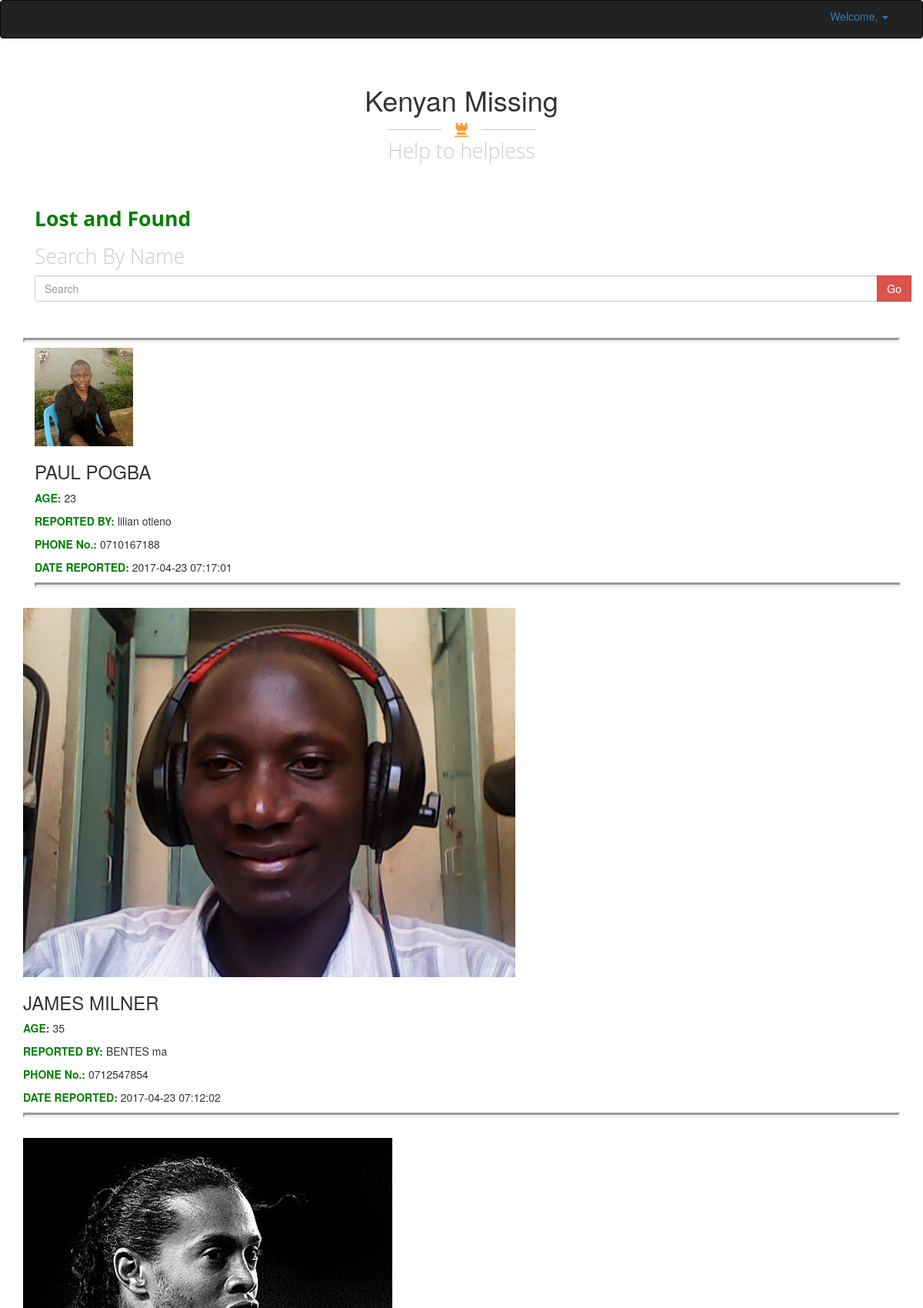
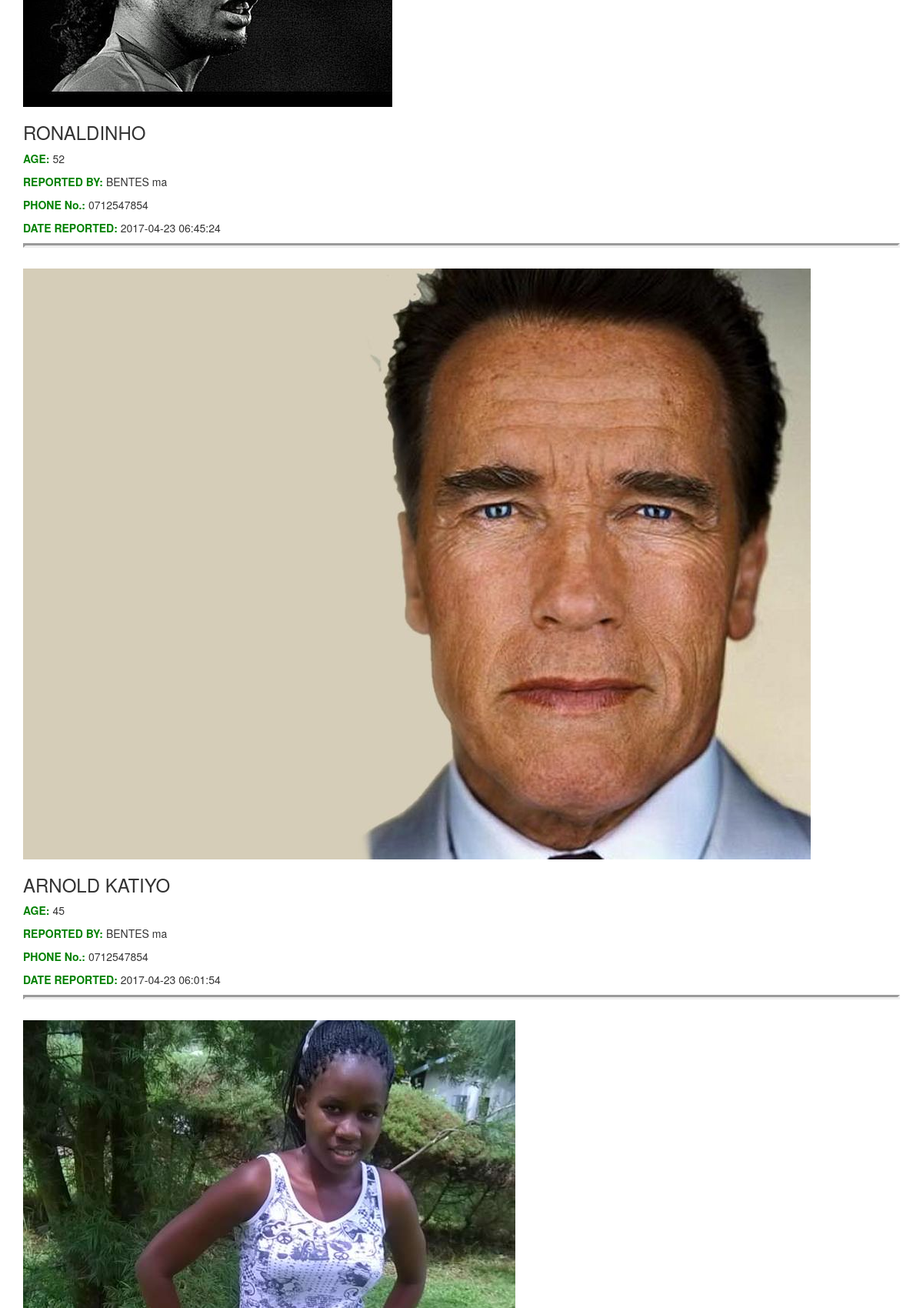
The app's page /searcher/displaylostandfound.php (upper part) with its own data (2 pictures, top to bottom).
### tables this page shows
CREATE TABLE IF NOT EXISTS `lostandfound` (
  `ID` int(11) NOT NULL,
  `Full_Name` varchar(32) NOT NULL,
  `Image` varchar(32) NOT NULL,
  `Age` int(11) NOT NULL,
  `Height` varchar(32) NOT NULL,
  `Weight` varchar(32) NOT NULL,
  `Gender` varchar(32) NOT NULL,
  `SkinColor` varchar(32) NOT NULL,
  `HairColor` varchar(32) NOT NULL,
  `EyeColor` varchar(32) NOT NULL,
  `Description` text NOT NULL,
  `Date_Reported` timestamp NOT NULL DEFAULT CURRENT_TIMESTAMP ON UPDATE CURRENT_TIMESTAMP,
  `County` varchar(32) NOT NULL,
  `SubCounty` varchar(32) NOT NULL,
  `Location` varchar(32) NOT NULL,
  `Village` varchar(32) NOT NULL,
  `Reporter_ID` int(11) NOT NULL
);

CREATE TABLE IF NOT EXISTS `searcher` (
  `Username` varchar(32) NOT NULL,
  `Password` varchar(32) NOT NULL,
  `ID_No` int(8) NOT NULL,
  `Phone_No` varchar(10) DEFAULT NULL,
  `Email` varchar(32) NOT NULL,
  `First_Name` varchar(32) DEFAULT NULL,
  `Middle_Name` varchar(32) DEFAULT NULL,
  `Last_Name` varchar(32) DEFAULT NULL,
  `Status` enum('1','0') NOT NULL DEFAULT '1'
);

CREATE TABLE IF NOT EXISTS `user` (
  `Username` varchar(32) NOT NULL,
  `Password` varchar(32) NOT NULL,
  `National_ID` int(11) NOT NULL,
  `First_Name` varchar(32) NOT NULL,
  `Middle_Name` varchar(32) NOT NULL,
  `Last_Name` varchar(32) NOT NULL,
  `Role` enum('Manager','Authorised_Party','','') NOT NULL,
  `Email` varchar(32) NOT NULL,
  `Phone_No` varchar(32) NOT NULL,
  `Status` enum('0','1') NOT NULL DEFAULT '1',
  `Organisation` varchar(32) NOT NULL,
  `Location` varchar(32) NOT NULL
);

### searcher/displaylostandfound.php (the view, shortened to what this page needs)
<?php
require_once('../../config/dbconfig.php');
?>
<!DOCTYPE html>
<html>
<head>
<link rel="stylesheet" type="text/css" href="../../bootstrap/css/bootstrap.min.css">
<link rel="stylesheet" type="text/css" href="../../bootstrap/css/style.css">
</head>
<body>
	<div class="navbar navbar-inverse nav">
    <div class="navbar-inner">
        <div class="container">
              <div class="pull-right">
                <ul class="nav pull-right">
                    <li class="dropdown"><a href="#" class="dropdown-toggle" data-toggle="dropdown">Welcome, <?php echo $_SESSION['Searcher'];?> <b class="caret"></b></a>
                    </li>
                </ul>
              </div>
            </div>
        </div>
    </div>
	<div class="container">
	<div class="row">
		<div class="page-header">
          <a href="searcherdashboard.php" style="text-decoration: none;color: rgb(51,51,51);"><h1>Kenyan Missing</h1></a>
          <span class="icon-bar">
            <i class="glyphicon glyphicon-tower" aria-hidden="true"></i>
          </span>
          <h2>Help to helpless</h2>
        </div>
	</div>
      <div class="container">
  <div class="row">
  <form method="POST" action="../../app/process-searchlostandfoundbysearcher.php">
  <div class="container">
  <h2 style="color: green;"><b>Lost and Found</b></h2>
    <h2>Search By Name</h2>
           <div id="custom-search-input">
                            <div class="input-group col-md-12">
                                <input type="text" class="  search-query form-control" placeholder="Search" required="required" name="txtfullname" id="txtfullname" />
                                <span class="input-group-btn">
                                    <input type="submit" name="btnsubmitsearch" class="btn btn-danger" value="Go">
                                </span>
                            </div>
                        </div>
                        </div>
                        </form>
  </div>
</div>
<br>
<br>
<hr>
	<?php
		$sql="SELECT * FROM lostandfound ORDER BY Date_Reported DESC";
		$query_run=mysqli_query($conn,$sql);
		while($row=mysqli_fetch_assoc($query_run)){
      $id=$row['ID'];
			$img=$row['Image'];
			$name=$row['Full_Name'];
			$age=$row['Age'];
			$datereported=$row['Date_Reported'];
      $reporter_id=$row['Reporter_ID'];
      $sqlAdminDetails="SELECT `First_Name`,`Last_Name`,`Mobile_No` from system_admin WHERE `National_ID`='".$reporter_id."'";
      $sql_run=mysqli_query($conn,$sqlAdminDetails);
      $numrows=mysqli_num_rows($sql_run);
      if($numrows==1){
        while ($rowadmin=mysqli_fetch_assoc($sql_run)) {
        $fname=$rowadmin['First_Name'];
        $lname=$rowadmin['Last_Name'];
        $mobo=$rowadmin['Mobile_No'];
      }
      }
      elseif ($numrows==0) {
        $sqlUserDetail="SELECT `First_Name`,`Last_Name`,`Phone_No` FROM user WHERE National_ID='".$reporter_id."'";
        $query_runuser=mysqli_query($conn,$sqlUserDetail);
        $numrowsuser=mysqli_num_rows($query_runuser);
        if ($numrowsuser==1) {
          while ($rowuser=mysqli_fetch_assoc($query_runuser)) {
            $fname=$rowuser['First_Name'];
            $lname=$rowuser['Last_Name'];
            $mobo=$rowuser['Phone_No'];
          }
        }
        elseif ($numrowsuser==0) {
          $sqlSearcherdetail="SELECT `First_Name`,`Last_Name`,`Phone_No` FROM searcher WHERE ID_No='".$reporter_id."'";
          $query_runsearcher=mysqli_query($conn,$sqlSearcherdetail);
          $numrowsearcher=mysqli_num_rows($query_runsearcher);
          if ($numrowsearcher==1) {
            while ($rowsearcher=mysqli_fetch_assoc($query_runsearcher)) {
              $fname=$rowsearcher['First_Name'];
              $lname=$rowsearcher['Last_Name'];
              $mobo=$rowsearcher['Phone_No'];
            }
          }
        }
      }
			if($img==""){
				?>
  <div class="carousel-inner" role="listbox">
    <div class="item active">
    <div class="container">
      <a href="lostandfounddetail.php?id=<?php echo $id?>"><img src="../../storage/img/default.jpg" alt="..." class="img-responsive" data-toggle="tooltip" data-placement="bottom" title="View full profile"></a>
      </div>
      <div class="container">
        <h3><?php echo $name;?></h3>
        <p><strong style="color: green;">AGE:</strong> <?php echo $age;?></p>
        <p><strong style="color: green;">REPORTED BY:</strong> <?php echo $fname." ".$lname;?></p>
        <p><strong style="color: green;">PHONE No.:</strong> <?php echo $mobo;?></p>
        <p><strong style="color: green;">DATE REPORTED: </strong><?php echo $datereported;?></p>
        <hr><br>
        </div>
    </div>
    </div>
  </div>
	</div>
</div>
</div>
                <?php
				}
			else{
					?>
  <div class="carousel-inner" role="listbox">
    <div class="item active">
    <div class="container">
      <a href="lostandfounddetail.php?id=<?php echo $id?>"><img src="../../storage/img/<?php echo $img;?>" alt="..." class="img-responsive" data-toggle="tooltip" data-placement="bottom" title="View full profile"></a>
      </div>
      <div class="container">
        <h3><?php echo $name;?></h3>
        <p><strong style="color: green;">AGE:</strong> <?php echo $age;?></p>
        <p><strong style="color: green;">REPORTED BY:</strong> <?php echo $fname." ".$lname;?></p>
        <p><strong style="color: green;">PHONE No.:</strong> <?php echo $mobo;?></p>
        <p><strong style="color: green;">DATE REPORTED: </strong><?php echo $datereported;?></p>
        <hr><br>
        </div>
    </div>
    </div>
  </div>
                <?php
				}
			}
	?>
</body>
</html>

### searcher/displaylostandfound.php (style rules this page uses)
hr { display: block; margin-top: 0.5em; margin-bottom: 0.5em; margin-left: auto; margin-right: auto; border-style: inset; border-width: 3px; }

### records on screen
lostandfound: Image (picture), Full_Name "PAUL POGBA", Age "23", searcher.First_Name "lilian", searcher.Last_Name "otieno", searcher.Phone_No "0710167188", Date_Reported "2017-04-23 07:17:01"
lostandfound: Image (picture), Full_Name "JAMES MILNER", Age "35", user.First_Name "BENTES", user.Last_Name "ma", user.Phone_No "0712547854", Date_Reported "2017-04-23 07:12:02"
lostandfound: Image (picture), Full_Name "RONALDINHO", Age "52", user.First_Name "BENTES", user.Last_Name "ma", user.Phone_No "0712547854", Date_Reported "2017-04-23 06:45:24"
lostandfound: Image (picture), Full_Name "ARNOLD KATIYO", Age "45", user.First_Name "BENTES", user.Last_Name "ma", user.Phone_No "0712547854", Date_Reported "2017-04-23 06:01:54"
lostandfound: Image (picture)
